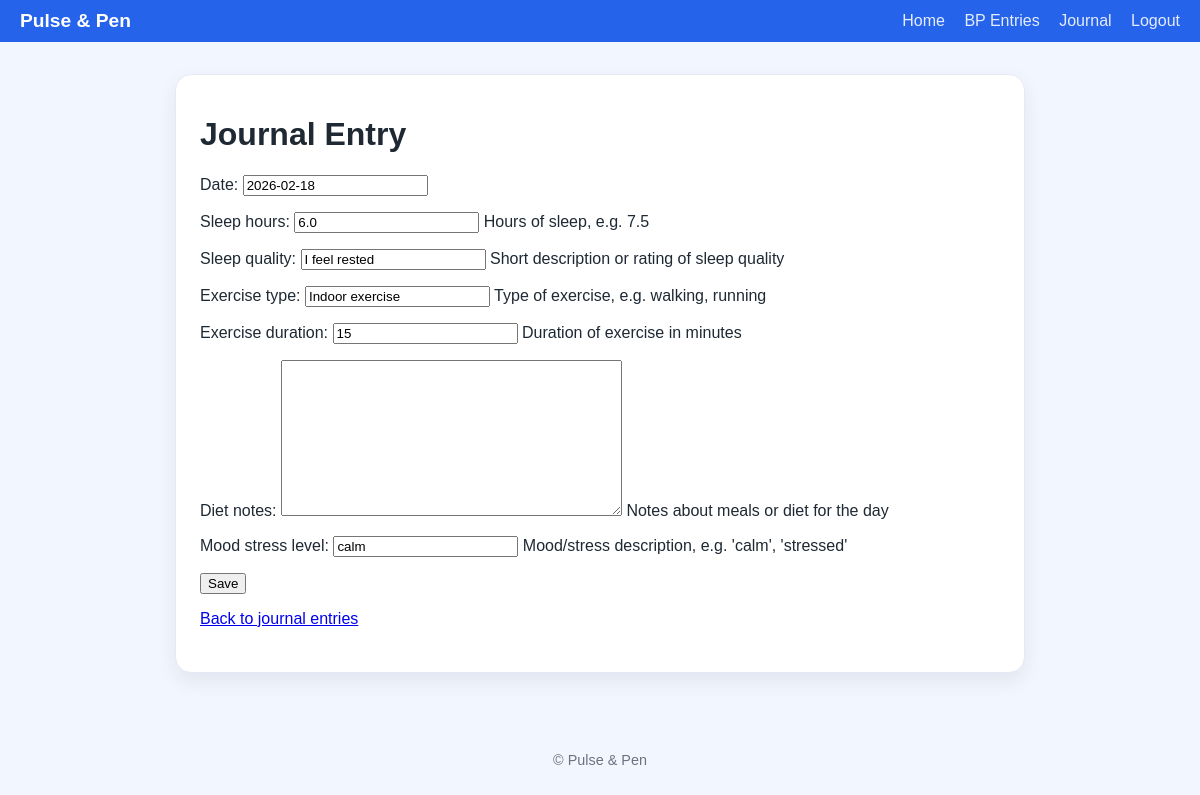
Page /journal/1/update/ (signed in) on the committed database.
### heartline/models.py (models this page shows, shortened)
class JournalEntry(models.Model):
    user = models.ForeignKey(
        User,
        on_delete=models.CASCADE,
        related_name='journal_entries'
    )
    date = models.DateField()
    sleep_hours = models.DecimalField(
        max_digits=4,
        decimal_places=1,
        blank=True,
        null=True,
        help_text="Hours of sleep, e.g. 7.5"
    )
    sleep_quality = models.CharField(
        max_length=50,
        blank=True,
        help_text="Short description or rating of sleep quality"
    )
    exercise_type = models.CharField(
        max_length=100,
        blank=True,
        help_text="Type of exercise, e.g. walking, running"
    )
    exercise_duration = models.IntegerField(
        blank=True,
        null=True,
        help_text="Duration of exercise in minutes"
    )
    diet_notes = models.TextField(
        blank=True,
        help_text="Notes about meals or diet for the day"
    )
    mood_stress_level = models.CharField(
        max_length=50,
        blank=True,
        help_text="Mood/stress description, e.g. 'calm', 'stressed'"
    )

### heartline/views.py (the view)
# urls.py: path('journal/<int:pk>/update/', JournalEntryUpdateView.as_view(), name='journalentry-update'),
class JournalEntryUpdateView(LoginRequiredMixin, UpdateView):
    model = JournalEntry
    fields = ('date', 'sleep_hours', 'sleep_quality', 'exercise_type', 'exercise_duration', 'diet_notes', 'mood_stress_level')
    template_name = 'heartline/journalentry_form.html'
    success_url = reverse_lazy('journalentry-list')
    login_url = 'login'
    def get_queryset(self):
        return JournalEntry.objects.filter(user=self.request.user)

### heartline/templates/heartline/journalentry_form.html (shortened to what this page needs)
{% extends 'heartline/base.html' %}
{% block content %}
    <h1 class="auth-title">Journal Entry</h1>
    <form method="post">
        {{ form.as_p }}
        <button type="submit">Save</button>
    </form>
    <p><a href="{% url 'journalentry-list' %}">Back to journal entries</a></p>
{% endblock %}

### heartline/static/heartline/css/style.css (style rules this page uses)
body { margin: 0; font-family: Arial, sans-serif; background-color: #f2f7ff; color: #1f2933; min-height: 100vh; display: flex; flex-direction: column; }

### rows in the picture
JournalEntry: date "2026-02-18", sleep_hours "6.0", sleep_quality "I feel rested", exercise_type "Indoor exercise", exercise_duration "15", mood_stress_level "calm"
